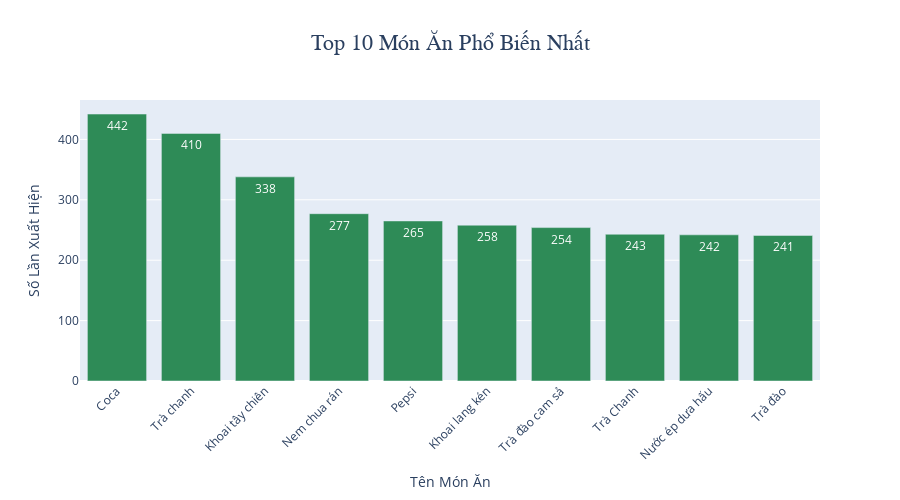

Notebook code cell kept with this figure:
### Markdown cell above
a. Biểu đồ: Top 10 món ăn phổ biến nhất

### Code cell
import plotly.express as px

# Đếm tần suất món ăn và lấy Top 10
top_dishes = items_df["Dish_Name"].value_counts().head(10)

# Chuyển sang DataFrame để dễ vẽ
top_dishes_df = top_dishes.reset_index()
top_dishes_df.columns = ["Dish_Name", "Count"]

# Vẽ biểu đồ thanh dọc
fig = px.bar(
    top_dishes_df,
    x="Dish_Name",
    y="Count",
    text="Count",
    title="Top 10 Món Ăn Phổ Biến Nhất",
    labels={"Dish_Name": "Tên Món Ăn", "Count": "Số Lần Xuất Hiện"}
)

# Tuỳ chỉnh hiển thị
fig.update_traces(
    texttemplate='%{text}',
    hovertemplate='Món: %{x}<br>Số lần xuất hiện: %{y}',
    marker_color='seagreen'
)

fig.update_layout(
    title_font=dict(size=22, family='Arial'),
    title_x=0.5,
    xaxis_title="Tên Món Ăn",
    yaxis_title="Số Lần Xuất Hiện",
    xaxis_tickangle=-45,  # xoay nhãn để không bị chồng lên nhau
    height=500
)

fig.show()

### Figure 1 — Plotly figure (JSON) as saved in the notebook; plotly's stock layout.template omitted (floating-point values rounded to 4 significant figures)
{"data": [{"alignmentgroup": "True", "hovertemplate": "Món: %{x}<br>Số lần xuất hiện: %{y}", "legendgroup": "", "marker": {"color": "seagreen", "pattern": {"shape": ""}}, "name": "", "offsetgroup": "", "orientation": "v", "showlegend": false, "text": [442, 410, 338, 277, 265, 258, 254, 243, 242, 241], "textposition": "auto", "texttemplate": "%{text}", "type": "bar", "x": ["Coca", "Trà chanh", "Khoai tây chiên", "Nem chua rán", "Pepsi", "Khoai lang kén", "Trà đào cam sả", "Trà Chanh", "Nước ép dưa hấu", "Trà đào"], "xaxis": "x", "y": [442, 410, 338, 277, 265, 258, 254, 243, 242, 241], "yaxis": "y"}], "layout": {"barmode": "relative", "height": 500, "legend": {"tracegroupgap": 0}, "title": {"font": {"family": "Arial", "size": 22}, "text": "Top 10 Món Ăn Phổ Biến Nhất", "x": 0.5}, "xaxis": {"anchor": "y", "domain": [0, 1], "tickangle": -45, "title": {"text": "Tên Món Ăn"}}, "yaxis": {"anchor": "x", "domain": [0, 1], "title": {"text": "Số Lần Xuất Hiện"}}}}
